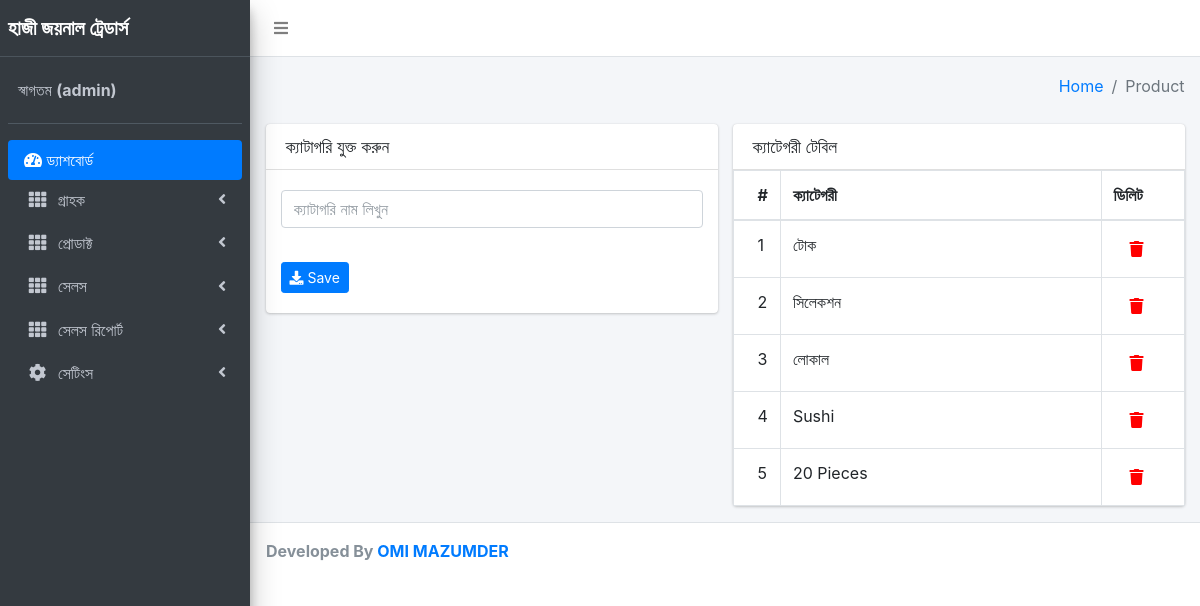
The page /layouts/categories.php (signed in) on the database its author committed.
### tables this page shows
CREATE TABLE `product_category` (
  `cat_id` int(11) NOT NULL,
  `cat_name` varchar(100) NOT NULL
);

### layouts/class/main.php (called while the page is built, shortened)
<?php
class Model
{
	public function __construct()
	{
		$hostname = "localhost";
		$username = "root";
		$password = "";
		$database = "sand_inv";
		$this->link = mysqli_connect($hostname, $username, $password, $database);
	}
	public function show_category()
	{
		$query = "SELECT * FROM product_category
	ORDER BY cat_id ASC";
		return mysqli_query($this->link, $query);
	}
}

### layouts/categories.php (the view, shortened to what this page needs)
<?php
require_once('class/main.php');
$obj = new Model;
$show = $obj->show_category();
?>
  <div class="content-wrapper">
    <section class="content-header">
      <div class="container-fluid">
        <div class="row mb-2">
          <div class="col-sm-6">
          </div>
          <div class="col-sm-6">
            <ol class="breadcrumb float-sm-right">
              <li class="breadcrumb-item"><a href="index.php">Home</a></li>
              <li class="breadcrumb-item active">Product</li>
            </ol>
          </div>
        </div>
      </div>
    </section>
    <section class="content">
      <div class="container-fluid">
       <div class="row">
          <div class="col-md-6">
            <div class="card">
              <div class="card-header">
                <h3 class="card-title">ক্যাটাগরি যুক্ত করুন</h3>
              </div>
              <div class="card-body">
          <form class="form-row" id="register_form" action="form_insert.php" method="post">
          <form action="/action.php" class="form-group col-md-6">
          <label for="fname"></label><br>
          <input type="text" class="form-control" id="fname" name="category" placeholder="ক্যাটাগরি নাম লিখুন"><br><br><br>
          <button type="submit" name="save_cat" class="btn btn-sm btn-primary"><i class="fas fa-download"></i> Save</button>
        </form>
              </div>
            </div>
          </div>
          <div class="col-md-6">
            <div class="card">
              <div class="card-header">
                <h3 class="card-title">ক্যাটেগরী টেবিল</h3>
              </div>
              <div class="card-body p-0">
                <table class="table table-bordered">
                  <thead>
                    <tr>
                      <th style="width: 10px">#</th>
                      <th>ক্যাটেগরী</th>
                       <th style="width: 40px">ডিলিট</th>
                    </tr>
                  </thead>
                  <tbody>
            <?php
                  $no=1;
                  while ($rows = mysqli_fetch_array($show)) {
                ?>
                    <tr>
                      <td><?php echo $no; ?></td>
                      <td><?php echo $rows['cat_name']; ?></td>
                      <td>
                                      <?php
                  echo "<a onClick=\"javascript: return confirm('Are you sure want to delete this record?');\" class= 'dropdown-item' href='delete.php?category_Id=".$rows["cat_id"]."'>"?><i class="fa fa-trash" style="color:red"></i></a>
                      </td>
                    </tr>
              <?php
                $no++;
               }
               ?>
                  </tbody>
                </table>
              </div>
            </div>
          </div>
        </div>
      </div>
    </section>
  </div>
 <?php require_once('footer.php'); ?>

### rows shown on the page
product_category: cat_name "টোক"
product_category: cat_name "সিলেকশন"
product_category: cat_name "লোকাল"
product_category: cat_name "Sushi"
product_category: cat_name "20 Pieces"

### other values the page prints
$_SESSION['username'] "admin"
